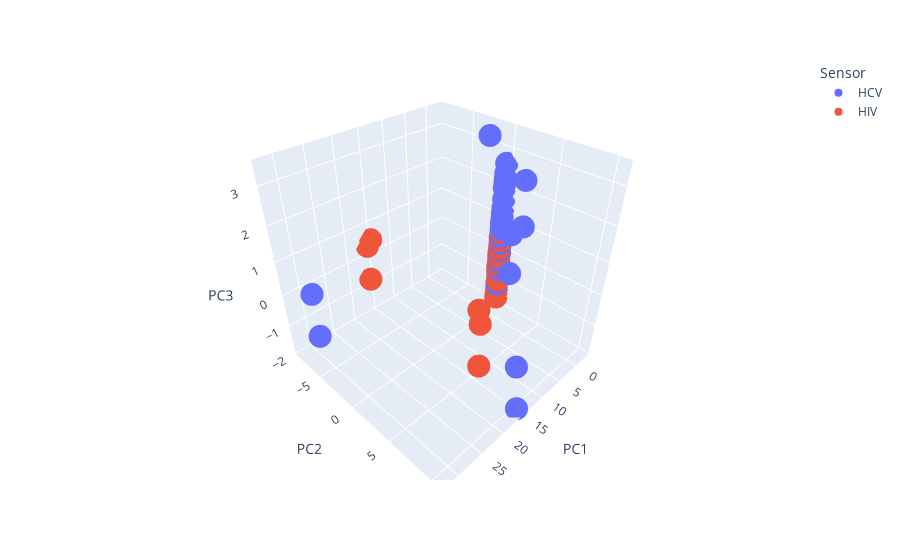

The code cell stored with this chart in its notebook:
### Code cell
# 4. Scores plot
# check API documentation for plotly.express https://plotly.com/python/3d-scatter-plots

import plotly.express as px

fig = px.scatter_3d(df_scores, x='PC1', y='PC2', z='PC3', color='Sensor')
fig.show()
